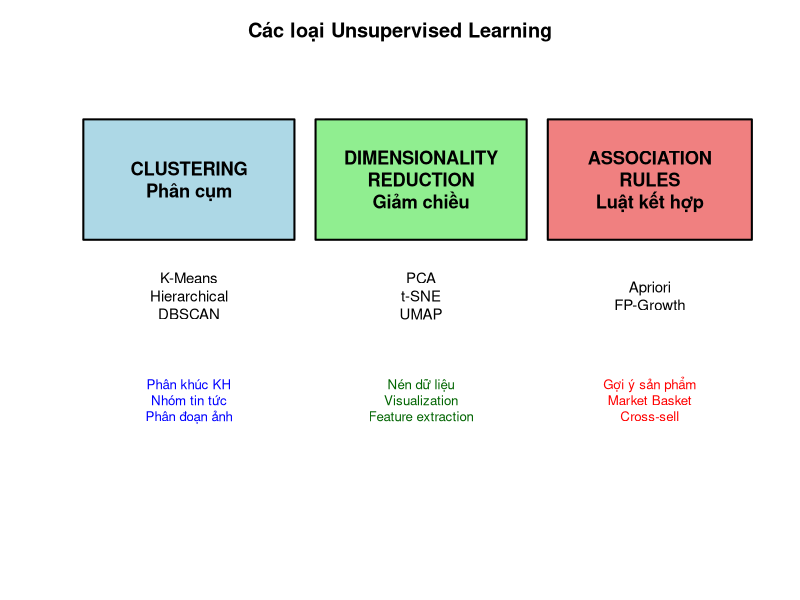
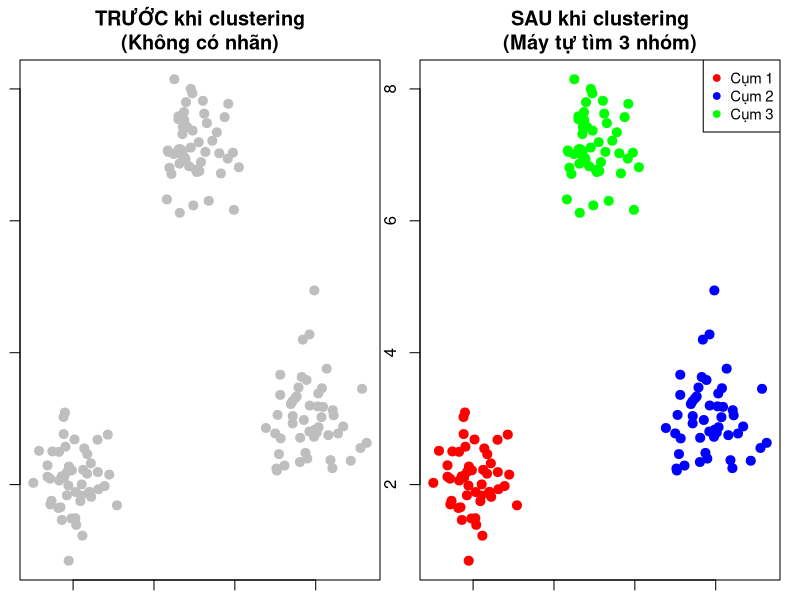

The R script that drew these images, in order:
## ---- chunk 1
knitr::opts_chunk$set(
  echo = TRUE,
  warning = FALSE,
  message = FALSE,
  fig.width = 10,
  fig.height = 6,
  dpi = 150
)
## ---- chunk 2
par(mar = c(1, 1, 3, 1))
plot(1, type = "n", xlim = c(0, 10), ylim = c(0, 6), 
     axes = FALSE, xlab = "", ylab = "",
     main = "Các loại Unsupervised Learning")

# Clustering
rect(0.5, 4, 3.5, 5.5, col = "lightblue", border = "black", lwd = 2)
text(2, 4.75, "CLUSTERING\nPhân cụm", font = 2, cex = 1.1)

# Dimensionality Reduction
rect(3.8, 4, 6.8, 5.5, col = "lightgreen", border = "black", lwd = 2)
text(5.3, 4.75, "DIMENSIONALITY\nREDUCTION\nGiảm chiều", font = 2, cex = 1.1)

# Association Rules
rect(7.1, 4, 10, 5.5, col = "lightcoral", border = "black", lwd = 2)
text(8.55, 4.75, "ASSOCIATION\nRULES\nLuật kết hợp", font = 2, cex = 1.1)

# Thuật toán
text(2, 3.3, "K-Means\nHierarchical\nDBSCAN", cex = 0.9)
text(5.3, 3.3, "PCA\nt-SNE\nUMAP", cex = 0.9)
text(8.55, 3.3, "Apriori\nFP-Growth", cex = 0.9)

# Ứng dụng
text(2, 2, "Phân khúc KH\nNhóm tin tức\nPhân đoạn ảnh", cex = 0.8, col = "blue")
text(5.3, 2, "Nén dữ liệu\nVisualization\nFeature extraction", cex = 0.8, col = "darkgreen")
text(8.55, 2, "Gợi ý sản phẩm\nMarket Basket\nCross-sell", cex = 0.8, col = "red")
## ---- chunk 3
set.seed(123)

# Tạo 3 nhóm dữ liệu rõ ràng
group1_x <- rnorm(50, mean = 2, sd = 0.5)
group1_y <- rnorm(50, mean = 2, sd = 0.5)

group2_x <- rnorm(50, mean = 8, sd = 0.6)
group2_y <- rnorm(50, mean = 3, sd = 0.6)

group3_x <- rnorm(50, mean = 5, sd = 0.5)
group3_y <- rnorm(50, mean = 7, sd = 0.5)

all_x <- c(group1_x, group2_x, group3_x)
all_y <- c(group1_y, group2_y, group3_y)

par(mfrow = c(1, 2))

# Trước khi clustering
plot(all_x, all_y, pch = 19, col = "gray", cex = 1.2,
     xlab = "Feature 1", ylab = "Feature 2",
     main = "TRƯỚC khi clustering\n(Không có nhãn)")

# Sau khi clustering
plot(all_x, all_y, pch = 19, cex = 1.2,
     col = c(rep("red", 50), rep("blue", 50), rep("green", 50)),
     xlab = "Feature 1", ylab = "Feature 2",
     main = "SAU khi clustering\n(Máy tự tìm 3 nhóm)")

legend("topright", 
       legend = c("Cụm 1", "Cụm 2", "Cụm 3"),
       col = c("red", "blue", "green"),
       pch = 19, cex = 0.9)

par(mfrow = c(1, 1))
